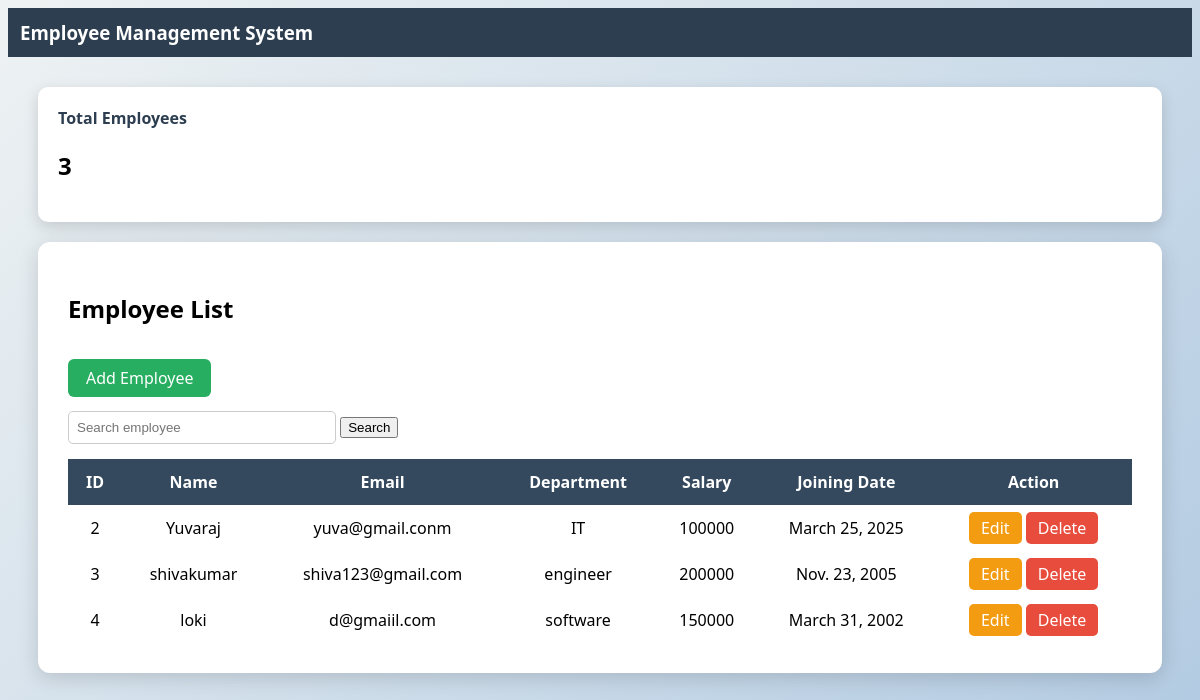
The page / on the database its author committed.
### employee/models.py (models this page shows, shortened)
class Employee(models.Model):
    name = models.CharField(max_length=100)
    email = models.EmailField()
    department = models.CharField(max_length=100)
    salary = models.IntegerField()
    joining_date = models.DateField()

### employee/views.py (the view)
# urls.py: path('', views.employee_list, name='employee_list'),
def employee_list(request):
    search = request.GET.get('search')
    if search:
        employees = Employee.objects.filter(name__icontains=search)
    else:
        employees = Employee.objects.all()
    return render(request,'employee/employee_list.html',{'employees':employees})

### employee/templates/employee/employee_list.html (shortened to what this page needs)
<!DOCTYPE html>
<html>
<head>{% load static %}
<link rel="stylesheet" href="{% static 'css/style.css' %}">
</head>
<body>
<div class="navbar">
<h3>Employee Management System</h3>
</div>
<div style="padding:30px">
<div class="dashboard">
<div class="card">
<h4>Total Employees</h4>
<h2>{{ employees|length }}</h2>
</div>
</div>
<div class="container-box">
<h2>Employee List</h2>
<br>
<a href="/add/" class="btn-add">Add Employee</a>
<br><br>
<div class="search-box">
<form method="GET">
<input type="text" name="search" placeholder="Search employee">
<button type="submit">Search</button>
</form>
</div>
<table>
<thead>
<tr>
<th>ID</th>
<th>Name</th>
<th>Email</th>
<th>Department</th>
<th>Salary</th>
<th>Joining Date</th>
<th>Action</th>
</tr>
</thead>
<tbody>
{% for emp in employees %}
<tr>
<td>{{ emp.id }}</td>
<td>{{ emp.name }}</td>
<td>{{ emp.email }}</td>
<td>{{ emp.department }}</td>
<td>{{ emp.salary }}</td>
<td>{{ emp.joining_date }}</td>
<td>
<a href="/edit/{{ emp.id }}/" class="btn-edit">Edit</a>
<a href="/delete/{{ emp.id }}/"
class="btn-delete"
onclick="return confirm('Are you sure you want to delete this employee?')">
Delete
</a>
</td>
</tr>
{% endfor %}
</tbody>
</table>
</div>
</div>
</body>
</html>

### employee/static/css/style.css (style rules this page uses)
body { background: linear-gradient(135deg,#eef2f3,#b3cbe2); font-family: 'Segoe UI', sans-serif; }
.navbar { background:#2c3e50; padding:12px; }
.navbar h3 { color:white; margin:0; }
.dashboard { display:flex; gap:20px; margin-bottom:20px; }
.card { background:white; padding:20px; border-radius:10px; box-shadow:0px 5px 15px rgba(0,0,0,0.15); flex:1; }
.card h4 { margin:0; color:#2c3e50; }
.container-box { background:white; padding:30px; border-radius:12px; box-shadow:0px 5px 20px rgba(0,0,0,0.15); }
.search-box { margin-bottom:15px; }
.search-box input { padding:8px; width:250px; border-radius:5px; border:1px solid #ccc; }
.btn-add { background:#27ae60; color:white; padding:8px 18px; border-radius:6px; text-decoration:none; }
.btn-edit { background:#f39c12; color:white; padding:5px 12px; border-radius:5px; text-decoration:none; }
.btn-delete { background:#e74c3c; color:white; padding:5px 12px; border-radius:5px; text-decoration:none; }
table { width:100%; border-collapse:collapse; }
thead { background:#34495e; color:white; }
th,td { padding:12px; text-align:center; }

### rows shown on the page
Employee: id "2", name "Yuvaraj", email "yuva@gmail.conm", department "IT", salary "100000", joining_date "March 25, 2025"
Employee: id "3", name "shivakumar", email "shiva123@gmail.com", department "engineer", salary "200000", joining_date "Nov. 23, 2005"
Employee: id "4", name "loki", email "d@gmaiil.com", department "software", salary "150000", joining_date "March 31, 2002"

### other values the page prints
{{ employees|length }} "3"
